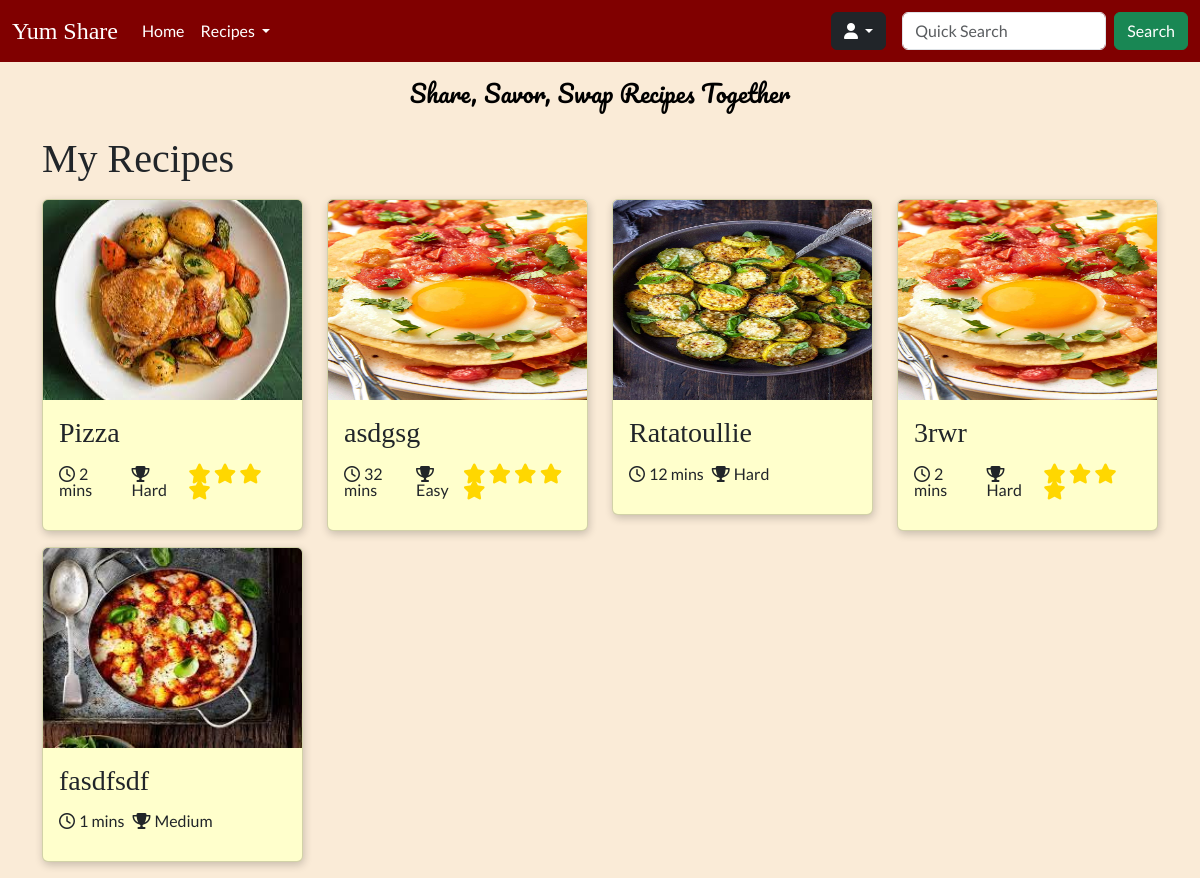
Page /recipes/favourites (signed in) on the committed database.
### tables this page shows
CREATE TABLE `recipes` (
  `id` int NOT NULL AUTO_INCREMENT,
  `name` varchar(255) NOT NULL,
  `time` int NOT NULL,
  `difficulty` int DEFAULT NULL,
  `description` varchar(255) DEFAULT NULL,
  `instructions` text NOT NULL,
  `servings` int DEFAULT NULL,
  `image` varchar(255) DEFAULT NULL,
  `views` int DEFAULT '0',
  `user_id` int NOT NULL,
  `created` datetime NOT NULL,
  `ingredients` text NOT NULL,
  `updated` datetime DEFAULT NULL,
  `rating` int DEFAULT NULL,
  PRIMARY KEY (`id`),
  KEY `user_id` (`user_id`),
  CONSTRAINT `recipes_ibfk_1` FOREIGN KEY (`user_id`) REFERENCES `users` (`id`) ON DELETE CASCADE
);

### Core/functions.php (called while the page is built, shortened)
<?php
function base_path($path)
{
    return BASE_PATH . $path;
}
function view($path, $attributes = [])
{
    extract($attributes);
    require base_path('views/' . $path);
}
function intToDifficulty($value) {
    switch($value) {
        case 1:
            return 'Easy';
            break;
        case 2:
            return 'Medium';
            break;
        case 3:
            return 'Hard';
            break;
    }
}

### Http/controllers/favourites/index.php (called while the page is built, shortened)
<?php
$favRepo = new FavouriteRepository();
$recipeRepo = new RecipeRepository();
$favourites = $favRepo->findByUserId($_SESSION['user']['id']);
$recipes = [];
foreach ($favourites as $favourite) {
    $recipes[] = $recipeRepo->findById($favourite['recipe_id']);
}
view('recipes/index.view.php', [
    'recipes' => $recipes
]);

### public/index.php (called while the page is built, shortened)
<?php
require BASE_PATH . 'Core/functions.php';
require BASE_PATH . 'bootstrap.php';
$router = new Core\Router();
$url = parse_url($_SERVER['REQUEST_URI'])['path'];
$method = $_POST['_method'] ?? $_SERVER['REQUEST_METHOD'];
$router->route($url, $method);

### Core/App.php (called while the page is built, shortened)
<?php
class App
{
    protected static Container $container;
    public static function setContainer($container) {
        static::$container = $container;
    }
    public static function getContainer() {
        return static::$container;
    }
}

### config.php (called while the page is built)
<?php
return [
  'database' => [
      'host' => 'localhost',
      'port' => 3306,
      'dbname' => 'recipeapp'
  ]
];

### bootstrap.php (called while the page is built, shortened)
<?php
$container = new Container();
$container->bind('Core\Database', function () {
    $config = require base_path('config.php');
    return new Database($config['database']);
});

### Core/Database.php (called while the page is built, shortened)
<?php
class Database
{
    protected $connection;
    public function __construct($config, $username = 'root', $password = 'root')
    {
        $dsn = 'mysql:' . http_build_query($config, '', ';');
        $this->connection = new PDO($dsn, $username, $password, [
            PDO::ATTR_DEFAULT_FETCH_MODE => PDO::FETCH_ASSOC
        ]);
    }
    public function query($query, $params = []) {
        $this->statement = $this->connection->prepare($query);
        $this->statement->execute($params);
        return $this->statement;
    }
}

### Core/Container.php (called while the page is built, shortened)
<?php
class Container
{
    protected $bindings = [];
    public function bind($key, $value) {
        $this->bindings[$key] = $value;
    }
    public function resolve($key) {
        return call_user_func($this->bindings[$key]);
    }
}

### repositories/FavouriteRepository.php (called while the page is built, shortened)
<?php
class FavouriteRepository
{
    protected $db;
    public function __construct()
    {
        $this->db = App::getContainer()->resolve('Core\Database');
    }
    public function findByUserId($id) {
        $statement = "SELECT * FROM favourites WHERE user_id=:id";
        return $this->db->query($statement, [
                'id' => $id
                ])->fetchAll();
    }
}

### repositories/RecipeRepository.php (called while the page is built, shortened)
<?php
class RecipeRepository
{
    protected $db;
    public function __construct()
    {
        $this->db = App::getContainer()->resolve('Core\Database');
    }
    public function findById($recipeId) {
        $statement = "SELECT * FROM recipes WHERE id = :id";
        return $this->db->query($statement, [
           'id' => $recipeId
        ])->fetch();
    }
}

### views/recipes/index.view.php (the view, shortened to what this page needs)
<!doctype html>
<html lang="en">
<head>
    <?php require BASE_PATH . 'public/resources/links/links.php' ?>
</head>
<body>
    <header>
        <?php require base_path('views/partials/nav.view.php') ?>
    </header>
    <main>
        <div class="content">
            <p class="slogan text-black mb-4 fs-4">Share, Savor, Swap Recipes Together</p>
            <div class="container">
                <h1 class="heading mb-3">My Recipes</h1>
                <?php if (!$recipes) : ?>
                    <p class="fs-4">No recipes found</p>
                    <a href="<?= $_SERVER['HTTP_REFERER'] ?>">Go back</a>
                <?php else : ?>
                    <div class="row">
                        <?php foreach ($recipes as $recipe) : ?>
                            <div class="col-12 col-md-4 col-lg-3">
                                <a class="no-underline" href="/recipe?id=<?= $recipe['id'] ?>">
                                    <div class="recipe-card card mb-3" style="background-color: #ffffcc;">
                                        <img src='<?= $recipe['image'] ?>' class="card-img-top bg-white" alt="recipe" style="height: 200px ;">
                                        <div class="card-body lh-1">
                                            <h5 class="heading card-title fs-3"><?= $recipe['name'] ?></h5>
                                            <div class="d-flex flex-row justify-content-between mt-3">
                                                <div class="d-flex flex-row gap-2">
                                                    <p><i class="fa-regular fa-clock me-1"></i><?= htmlspecialchars($recipe['time']) ?> mins</p>
                                                    <p><i class="fa-solid fa-trophy me-1"></i><?= htmlspecialchars(intToDifficulty($recipe['difficulty'])) ?></p>
                                                </div>
                                                <div>
                                                    <?php for ($i = 1; $i <= $recipe['rating']; $i++) : ?>
                                                        <i class="star fa-solid fa-star fa-lg"></i>
                                                    <?php endfor; ?>
                                                </div>
                                            </div>
                                        </div>
                                    </div>
                                </a>
                            </div>
                        <?php endforeach; ?>
                    </div>
                <?php endif; ?>
            </div>
        </div>
    </main>
</body>

### Core/Router.php (shortened to what this page needs)
<?php
class Router
{
    protected $routes = [];
    public function add($url, $controller, $method) {
        $this->routes[] = [
            'url' => $url,
            'controller' => $controller,
            'method' => $method,
            'middleware' => null
        ];
        return $this;
    }
    public function only($key) {
        $this->routes[array_key_last($this->routes)]['middleware'] = $key;
        return $this;
    }
    public function route($url, $method) {
        foreach ($this->routes as $route) {
            if ($route['url'] === $url && $route['method'] === strtoupper($method)) {
                return require base_path('Http/controllers/' . $route['controller']);
            }
        }
    }
}

### public/resources/css/nav.css (style rules this page uses)
.no-underline { text-decoration: none; }

### public/resources/css/general.css (style rules this page uses)
body { background-color: #FAEBD7; font-family: 'Lato', sans-serif; position: relative; }
main { position: relative; }
.content { padding-top: 75px; }
.heading { font-family: 'Playfair Display', serif; }
.slogan { font-family: 'Pacifico', cursive; text-align: center; margin: auto; }
.recipe-card { box-shadow: 1px 3px 8px rgba(0,0,0,0.2); transition: transform 0.5s; }
.star { color: #FFD700; }

### rows in the picture
recipes: image (picture), name "Pizza", time "2", difficulty "Hard", rating 4 (drawn)
recipes: image (picture), name "asdgsg", time "32", difficulty "Easy", rating 5 (drawn)
recipes: image (picture), name "Ratatoullie", time "12", difficulty "Hard"
recipes: image (picture), name "3rwr", time "2", difficulty "Hard", rating 4 (drawn)
recipes: image (picture), name "fasdfsdf", time "1", difficulty "Medium"
